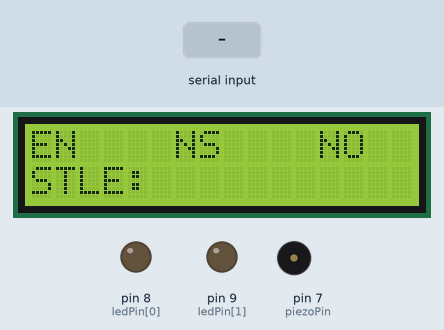
The sketch below on a simulated Arduino Uno, built with avr-gcc and run on an emulated ATmega328P. On the bench: 16×2 character LCD, output pins drawn as LEDs (lit = HIGH), buzzer (waves = sounding). Inputs (shaded band) come from the test bench. What the sketch prints to the serial monitor is not drawn.

Above: at 1.7 s.
1.8 s: "<90,45,200>" received over Serial
At 3.3 s:
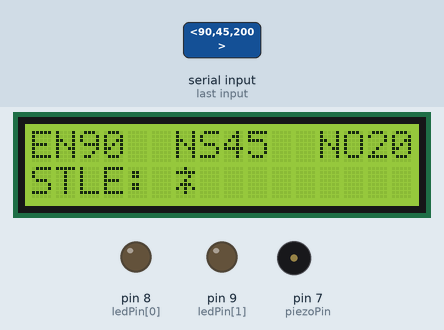
3.8 s: "<30,150,10>" received over Serial
At 5.3 s:
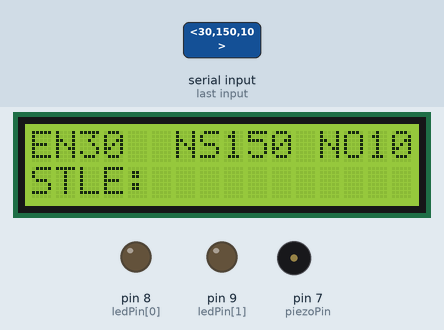
6.0 s: "<90,45>" received over Serial
At 6.7 s:
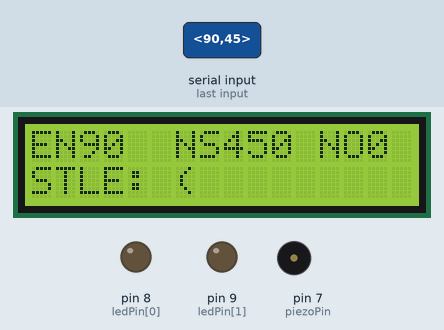
7.6 s: "<30,150>" received over Serial
At 9.2 s:
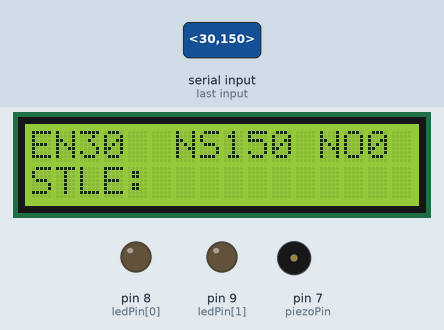
9.8 s: "<90>" received over Serial
At 10.7 s:
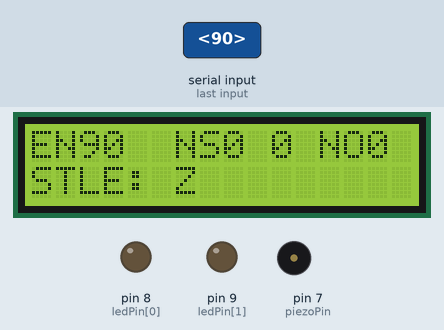
11.4 s: "<5>" received over Serial
At 13.0 s:
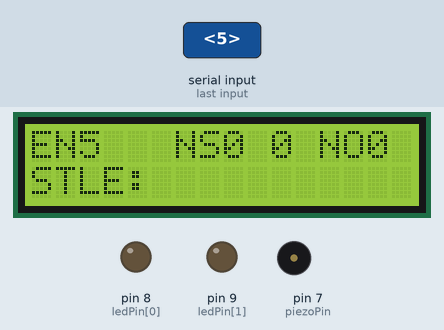
Timing chart, 0 to 14.5 s (numbered marks = the images above; inputs shaded):
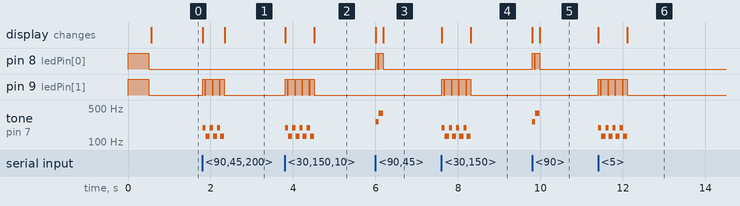

The sketch:

tsopsRead_NSA.ino
```cpp
/*
 *  Arduino code for queue-bert. Opens Arduino for serial communication over USB to the PC, receives data, replies to PC, writes data to LCD and initiates
 *  sensory queues (LEDs and piezo speaker).
 *
 *  A lot of this code was sourced from user Robin2's post on the Arduino forums (https://forum.arduino.cc/index.php?topic=225329.msg1810764#msg1810764)
 *  and modified for my use.
 *
*/

#include <LiquidCrystal.h>

// Initialize variables
const byte numLEDs = 2;
byte ledPin[numLEDs] = {8, 9};

const int notes[] = {131, 196, 262, 392}; // C3, G3, C4, G4 note frequencies for piezo
const int piezoPin = 7;

const byte buffSize = 40;
char inputBuffer[buffSize];
const char startMarker = '<';
const char endMarker = '>';
byte bytesRecvd = 0;
boolean readInProgress = false;
boolean newDataFromPC = false;

char messageFromPC[buffSize] = {0};
int EngPos = 99;
int newEngPos = 99;
int NsaPos = 99;
int newNsaPos = 99;
int NocPos = 99;
int newNocPos = 99;
char Stale[buffSize] = {0};
char newStale[buffSize] = {0};

int severity = 1;

unsigned long curMillis;

// initialize LCD library by associating any needed LCD interface pin
// with the arduino pin number it is connected to
const int rs = 12, en = 11, d4 = 5, d5 = 4, d6 = 3, d7 = 2;
LiquidCrystal lcd(rs, en, d4, d5, d6, d7);

// Initialize Arduino
void setup() {
  Serial.begin(9600);

    // flash LEDs so we know we are alive
  for (byte n = 0; n < numLEDs; n++) {
     pinMode(ledPin[n], OUTPUT);
     digitalWrite(ledPin[n], HIGH);
  }
  delay(500); // delay() is OK in setup as it only happens once

  for (byte n = 0; n < numLEDs; n++) {
     digitalWrite(ledPin[n], LOW);
  }

    // set up the LCD's number of columns and rows:
  lcd.begin(16, 2);
  lcd.clear();
  // Print constant parts to the LCD
  lcd.print("EN");
  lcd.setCursor(6,0);
  lcd.print("NS");
  lcd.setCursor(12,0);
  lcd.print("NO");
  lcd.setCursor(0,1);
  lcd.print("STLE:"); // staleness

    // tell the PC we are ready
  Serial.println("<Arduino is ready>");
}

//=============

void loop() {
  curMillis = millis();
  getDataFromPC();
  replyToPC();
  updateLCD();
}

//=============

void getDataFromPC() {

    // receive data from PC and save it into inputBuffer

  if(Serial.available() > 0) {

    char x = Serial.read();

      // the order of these IF clauses is significant

    if (x == endMarker) {
      readInProgress = false;
      newDataFromPC = true;
      inputBuffer[bytesRecvd] = 0;
      parseData();
    }

    if(readInProgress) {
      inputBuffer[bytesRecvd] = x;
      bytesRecvd ++;
      if (bytesRecvd == buffSize) {
        bytesRecvd = buffSize - 1;
      }
    }

    if (x == startMarker) {
      bytesRecvd = 0;
      readInProgress = true;
    }
  }
}

//=============

void parseData() {

    // split the data into its parts

  char * strtokIndx; // this is used by strtok() as an index

  strtokIndx = strtok(inputBuffer, ","); // get the first part - English position
  newEngPos = atoi(strtokIndx);          // convert this part to integer

  strtokIndx = strtok(NULL, ","); // this continues where the previous call left off - get NSA position
  newNsaPos = atoi(strtokIndx);          // convert this part to integer

  strtokIndx = strtok(NULL, ","); // this continues where the previous call left off - get NOC position
  newNocPos = atoi(strtokIndx);   // convert this part to an integer

  strtokIndx = strtok(NULL, ",");    // this continues where the previous call left off
  strcpy(newStale, strtokIndx); // copy it to stale

}

//=============

void replyToPC() {

  if (newDataFromPC) {
    newDataFromPC = false;
    Serial.print("<EN ");
    Serial.print(newEngPos);
    Serial.print(" NS ");
    Serial.print(newNsaPos);
    Serial.print(" NO ");
    Serial.print(newNocPos);
    Serial.print(" Staleness ");
    Serial.print(newStale);
    Serial.print(" RunTime ");
    Serial.print(curMillis >> 9); // divide by 512 is approx = half-seconds
    Serial.println(">");
  }
}

//============

void updateLCD() {

  if (newEngPos != EngPos) {
      // print new ENG position to screen
    lcd.setCursor(2,0);
    lcd.print("  "); // clear previous entry
    lcd.setCursor(2,0);
    lcd.print(newEngPos);

      // flash lights and make sound, if necessary
    audVisAlert();

    EngPos = newEngPos;
  }

  if (newNsaPos != NsaPos) {
      // print new NSA position to screen
    lcd.setCursor(8,0);
    lcd.print("  "); // clear previous entry
    lcd.setCursor(8,0);
    lcd.print(newNsaPos);

    NsaPos = newNsaPos;
  }

  if (newNocPos != NocPos) {
      // print new NOC position to screen
    lcd.setCursor(14,0);
    lcd.print("  "); // clear previous entry
    lcd.setCursor(14,0);
    lcd.print(newNocPos);

    NocPos = newNocPos;
  }

  if (strcmp(newStale, Stale) != 0) {
    // print new staleness to screen
    lcd.setCursor(6,1);
    lcd.print("          "); // clear previous entry
    lcd.setCursor(6,1);
    lcd.print(newStale);

    strcpy(Stale, newStale);
  }
}

//=============

void audVisAlert() {
	if (newEngPos > EngPos) {
		  // flash green and play first note
		digitalWrite(ledPin[0], HIGH);
		tone(piezoPin, notes[2]);
      delay(50);
    digitalWrite(ledPin[0], LOW);
      delay(25);

      // flash green and play second note
    digitalWrite(ledPin[0], HIGH);
    tone(piezoPin, notes[3]);
      delay(100);

      // turn off light and stop playing notes
    noTone(piezoPin);
		digitalWrite(ledPin[0], LOW);
	}

	else if ((newEngPos < EngPos) && (newEngPos != 0)) {
		int posDiff = EngPos - newEngPos;

    if (posDiff > 9) severity = 4;
    else if (posDiff > 4) severity = 3;
    else if (posDiff > 1) severity = 2;
    else severity = 1;

      // flash and beep number of times according to severity
    for (int i = 0; i < severity; i++) {
  		  // flash red and play first note
  		digitalWrite(ledPin[1], HIGH);
      tone(piezoPin, notes[1]);
        delay(50);
      digitalWrite(ledPin[1], LOW);
        delay(25);

        // flash red and play second note
      digitalWrite(ledPin[1], HIGH);
      tone(piezoPin, notes[0]);
        delay(100);

        // turn off light and stop playing notes
      noTone(piezoPin);
      digitalWrite(ledPin[1], LOW);
    }
	}
  // else position did not change; do nothing
}
```

Measured:
- after the input at 1.8 s, pin 9 (ledPin[1]): LOW → HIGH at once, then repeats every 0.18 s: LOW 0.03 s, HIGH 0.15 s; tone on pin 7 (piezoPin): silent → 196 Hz at once, then repeats every 0.18 s: 131 Hz 0.10 s, 196 Hz 0.08 s, until it stays silent from 2.3 s; the display: first changes at once (image 1 shows a later state)
- after the input at 3.8 s, pin 9 (ledPin[1]): goes HIGH 0.05 s, 3 × (LOW 0.03 s, HIGH 0.15 s), LOW 0.03 s, HIGH 0.10 s, then LOW, starting at once; tone on pin 7 (piezoPin): silent → 196 Hz at once, then repeats every 0.18 s: 131 Hz 0.10 s, 196 Hz 0.08 s, until it stays silent from 4.5 s; the display: first changes at once (image 2 shows a later state)
- after the input at 6.0 s, pin 8 (ledPin[0]): alternates HIGH for 0.08 s and LOW for 0.03 s, 4 changes in all, then stays LOW, starting at once; tone on pin 7 (piezoPin): silent → 262 Hz at once, → 392 Hz 0.08 s later, → silent 0.10 s later; the display: first changes at once (image 3 shows a later state)
- after the input at 7.6 s, pin 9 (ledPin[1]): goes HIGH 0.05 s, 3 × (LOW 0.03 s, HIGH 0.15 s), LOW 0.03 s, HIGH 0.10 s, then LOW, starting at once; tone on pin 7 (piezoPin): silent → 196 Hz at once, then repeats every 0.18 s: 131 Hz 0.10 s, 196 Hz 0.08 s, until it stays silent from 8.3 s; the display: first changes at once (image 4 shows a later state)
- after the input at 9.8 s, pin 8 (ledPin[0]): alternates HIGH for 0.08 s and LOW for 0.03 s, 4 changes in all, then stays LOW, starting at once; tone on pin 7 (piezoPin): silent → 262 Hz at once, → 392 Hz 0.08 s later, → silent 0.10 s later; the display: first changes at once (image 5 shows a later state)
- after the input at 11.4 s, pin 9 (ledPin[1]): goes HIGH 0.05 s, 3 × (LOW 0.03 s, HIGH 0.15 s), LOW 0.03 s, HIGH 0.10 s, then LOW, starting at once; tone on pin 7 (piezoPin): silent → 196 Hz at once, then repeats every 0.18 s: 131 Hz 0.10 s, 196 Hz 0.08 s, until it stays silent from 12.1 s; the display: first changes at once (image 6 shows a later state)
